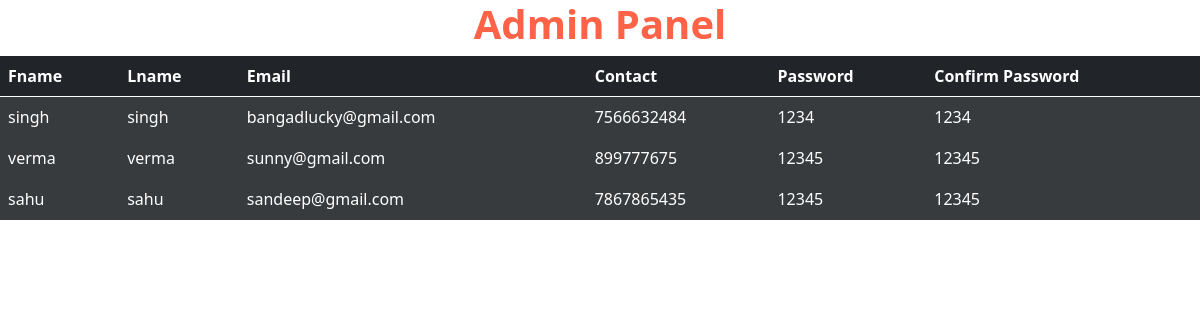
The page /adisp/ on the database its author committed.
### app/models.py (models this page shows)
class AdminDataBase(models.Model):
    Fname=models.CharField(max_length=50,blank=False)
    Lname=models.CharField(max_length=50)
    Email=models.EmailField(max_length=50)
    Contact=models.IntegerField()
    Password=models.CharField(max_length=50)
    Cpass=models.CharField(max_length=50)

### app/views.py (the view)
# urls.py: path('adisp/',views.Admindatadisplay,name='adisp'),
def Admindatadisplay(request):
    d=AdminDataBase.objects.all()
    return render(request,"adisp.html",{"data":d})

### app/templates/adisp.html (shortened to what this page needs)
<!DOCTYPE html>
<html lang="en">
<head>
    <link href="https://cdn.jsdelivr.net/npm/bootstrap@5.0.2/dist/css/bootstrap.min.css" rel="stylesheet">
  </head>
<body>
    <h1>Admin Panel</h1>
    <table class="table table-dark table-stripped">
        <thead>
          <th>Fname</th>
          <th>Lname</th>
          <th>Email</th>
          <th>Contact</th>
          <th>Password</th>
          <th>Confirm Password</th>
        </thead>
        <tbody>
            {% for i in data %}
          <tr class="table-active">
            <td>{{i.Fname}}</td>
            <td>{{i.Lname}}</td>
            <td>{{i.Email}}</td>
            <td>{{i.Contact}}</td>
            <td>{{i.Password}}</td>
            <td>{{i.Cpass}}</td>
          </tr>
            {% endfor %}
        </tbody>
      </table>
</body>
</html>

### app/templates/adisp.html (style rules this page uses)
h1 { text-align: center; color: tomato; font-weight: 700; }

### rows shown on the page
AdminDataBase: Fname "singh", Lname "singh", Email "bangadlucky@gmail.com", Contact "7566632484", Password "1234", Cpass "1234"
AdminDataBase: Fname "verma", Lname "verma", Email "sunny@gmail.com", Contact "899777675", Password "12345", Cpass "12345"
AdminDataBase: Fname "sahu", Lname "sahu", Email "sandeep@gmail.com", Contact "7867865435", Password "12345", Cpass "12345"
